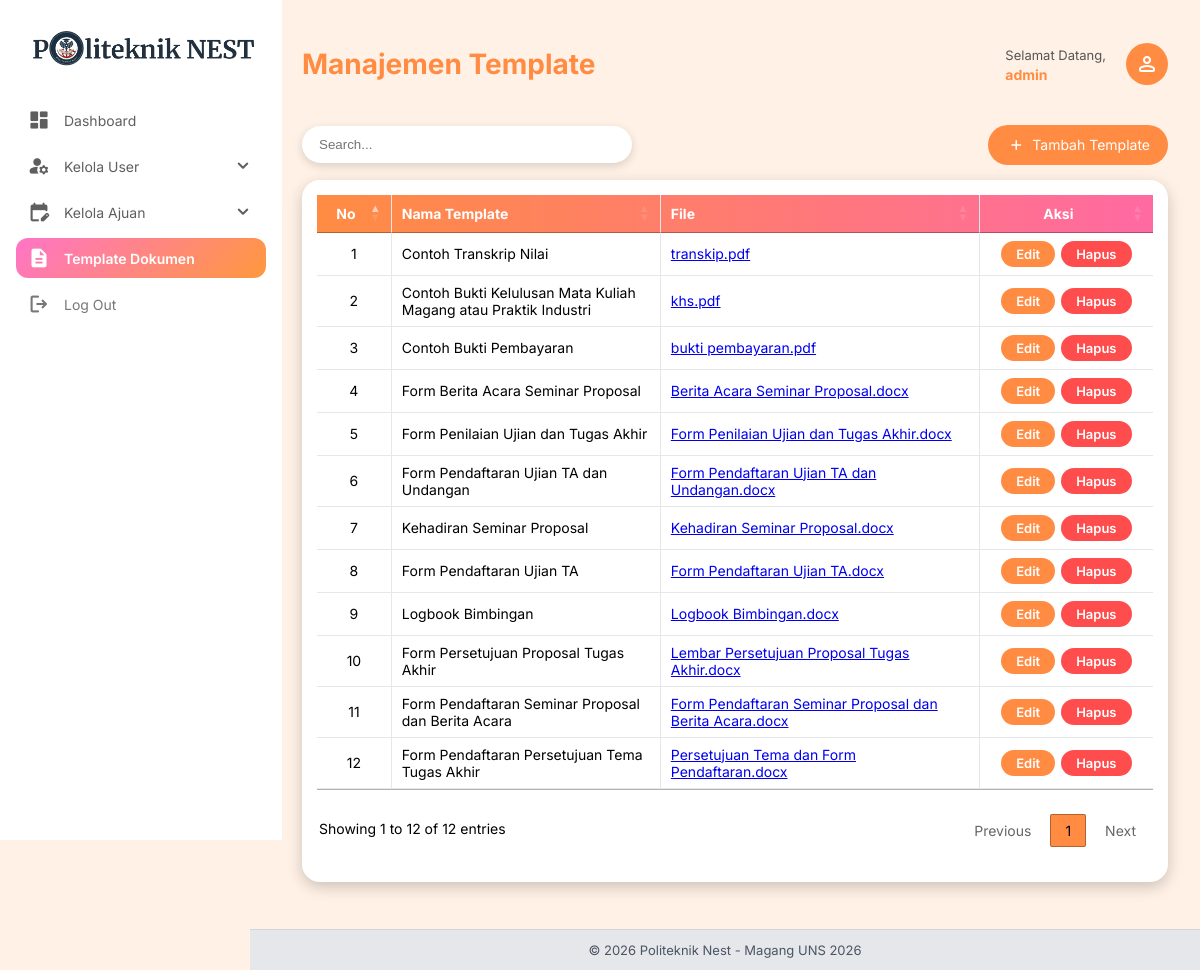
The page /admin/template/index.php (signed in) on the database its author committed.
### tables this page shows
CREATE TABLE `template` (
  `id` int NOT NULL,
  `nama` varchar(255) NOT NULL,
  `file` varchar(255) DEFAULT NULL,
  `created_at` timestamp NULL DEFAULT CURRENT_TIMESTAMP
);

### admin/template/index.php (the view, shortened to what this page needs)
<?php
require "../../config/connection.php";
$username = $_SESSION['user']['username'];
$no = 1;
$stmt = $pdo->query("SELECT * FROM template ORDER BY created_at DESC");
$data = $stmt->fetchAll(PDO::FETCH_ASSOC);
?>
<!DOCTYPE html>
<html lang="id">
<head>
<link rel="stylesheet" href="https://cdn.datatables.net/1.13.8/css/jquery.dataTables.min.css">
</head>
<body>
<?php include "../sidebar.php"; ?>
<div class="main-content">
    <div class="topbar">
        <h1>Manajemen Template</h1>
        <div class="admin-info">
            <div class="admin-text">
                <span>Selamat Datang,</span><br>
                <b><?= htmlspecialchars($username) ?></b>
            </div>
            <div class="avatar">
                <span class="material-symbols-rounded" style="color:#fff">person</span>
            </div>
        </div>
    </div>
    <div class="action-row">
        <div class="search-box">
            <input type="text" id="search" placeholder="Search...">
        </div>
        <a href="create.php" class="btn">
            <span class="material-symbols-rounded">add</span>
            Tambah Template
        </a>
    </div>
    <div class="card">
        <table id="datatable">
            <thead>
                <tr>
                    <th>No</th>
                    <th>Nama Template</th>
                    <th>File</th>
                    <th>Aksi</th>
                </tr>
            </thead>
            <tbody>
            <?php if (!$data): ?>
                <tr>
                    <td colspan="4" style="text-align:center;color:#9ca3af">
                        Belum ada template
                    </td>
                </tr>
            <?php else: foreach($data as $t): ?>
                <tr>
                    <td><?= $no++ ?></td>
                    <td><?= htmlspecialchars($t['nama']) ?></td>
                    <td>
                        <?php if ($t['file']): ?>
                            <a href="../../uploads/templates/<?= htmlspecialchars($t['file']) ?>" target="_blank">
                                <?= htmlspecialchars($t['file']) ?>
                            </a>
                        <?php else: ?>
                            -
                        <?php endif; ?>
                    </td>
                    <td>
                        <div class="action-btn">
                            <a href="edit.php?id=<?= $t['id'] ?>" class="btn edit">Edit</a>
                            <a href="delete.php?id=<?= $t['id'] ?>"
                               onclick="return confirm('Yakin ingin menghapus template ini?')"
                               class="btn delete">Hapus</a>
                        </div>
                    </td>
                </tr>
            <?php endforeach; endif; ?>
            </tbody>
        </table>
    </div>
</div>
</body>
</html>

### admin/template/index.php (style rules this page uses)
.topbar { display:flex; justify-content:space-between; align-items:center; margin-bottom:25px }
.topbar h1 { color:#ff8c42; font-size:28px }
.admin-info { display:flex; align-items:center; gap:20px }
.admin-text span { font-size:13px; color:#555 }
.admin-text b { color:#ff8c42; font-size:14px }
.avatar { width:42px;height:42px; background:#ff8c42; border-radius:50%; display:flex; align-items:center; justify-content:center; }
.action-row { display:flex; justify-content:space-between; align-items:center; margin-bottom:15px; flex-wrap:wrap; gap:10px }
.search-box { background:#fff; padding:10px 15px; border-radius:25px; width:300px; display:flex; box-shadow:0 3px 10px rgba(0,0,0,.15) }
.search-box input { border:none; outline:none; width:100% }
.btn { padding:10px 18px; border-radius:20px; background:#ff8c42; color:#fff; text-decoration:none; border:none; font-size:14px; display:inline-flex; align-items:center; gap:6px }
.btn .material-symbols-rounded { font-size: 20px; line-height: 1; align-content: center; vertical-align: middle; }
.btn.delete { background:#ff4d4d;padding: 5px 15px !important; }
.btn.edit { background:#ff8c42;padding: 5px 15px !important; }
.card { background:#fff; border-radius:18px; padding:15px; box-shadow:0 5px 15px rgba(0,0,0,.2); overflow-x:auto; }
table { width:100%; border-collapse:collapse; min-width:800px }
thead tr { background:linear-gradient(to right,#ff8c42,#ff6aa2); }
th { padding:12px; color:#fff; font-size:14px; text-align:center }
td { padding:10px; font-size:14px; text-align:left }
table.dataTable th, table.dataTable td { border-right:1px solid #e5e7eb }
table.dataTable th:last-child, table.dataTable td:last-child { border-right:none }
table.dataTable tbody tr td { border-bottom:1px solid #e5e7eb }
table.dataTable th:nth-child(1), table.dataTable td:nth-child(1) { width:40px; text-align:center }
table.dataTable th:nth-child(2), table.dataTable td:nth-child(2) { width:250px }
table.dataTable th:nth-child(3), table.dataTable td:nth-child(3) { width:300px }
table.dataTable th:last-child, table.dataTable td:last-child { width:140px; text-align:center }
.action-btn { display:flex; gap:6px; justify-content:center }
.action-btn a { font-size:13px; font-weight:600; text-decoration:none }

### admin/sidebar.php (style rules this page uses)
:root { --pink: #FF74C7; --orange: #FF983D; --gradient: linear-gradient(135deg, #FF74C7, #FF983D); }
body { background-color: #FFF1E5; font-family: 'Inter', sans-serif !important; margin: 0; }
.main-content { margin-left: 270px; padding: 28px 32px; margin-bottom: 60px; }

### admin/footer.php (style rules this page uses)
:root { --pink: #FF74C7; --orange: #FF983D; --gradient: linear-gradient(135deg, #FF74C7, #FF983D); }

### rows shown on the page
template: nama "Contoh Transkrip Nilai", file "transkip.pdf"
template: nama "Contoh Bukti Kelulusan Mata Kuliah Magang atau Praktik Industri", file "khs.pdf"
template: nama "Contoh Bukti Pembayaran", file "bukti pembayaran.pdf"
template: nama "Form Berita Acara Seminar Proposal", file "Berita Acara Seminar Proposal.docx"
template: nama "Form Penilaian Ujian dan Tugas Akhir", file "Form Penilaian Ujian dan Tugas Akhir.docx"
template: nama "Form Pendaftaran Ujian TA dan Undangan", file "Form Pendaftaran Ujian TA dan Undangan.docx"
template: nama "Kehadiran Seminar Proposal", file "Kehadiran Seminar Proposal.docx"
template: nama "Form Pendaftaran Ujian TA", file "Form Pendaftaran Ujian TA.docx"
template: nama "Logbook Bimbingan", file "Logbook Bimbingan.docx"
template: nama "Form Persetujuan Proposal Tugas Akhir", file "Lembar Persetujuan Proposal Tugas Akhir.docx"
template: nama "Form Pendaftaran Seminar Proposal dan Berita Acara", file "Form Pendaftaran Seminar Proposal dan Berita Acara.docx"
template: nama "Form Pendaftaran Persetujuan Tema Tugas Akhir", file "Persetujuan Tema dan Form Pendaftaran.docx"

### other values the page prints
$username "admin"
